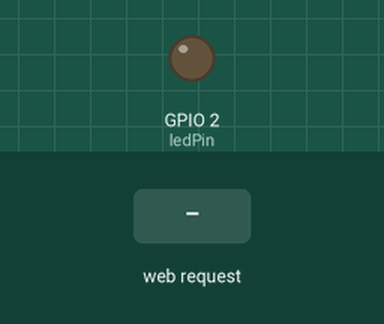
This sketch was run on a simulated ESP32-S3. On the bench: output pins drawn as LEDs (lit = HIGH). Inputs (shaded band) come from the test bench. WiFi joins after 1.5 s; servers stay silent unless stated; what the sketch prints to the serial monitor is not drawn.

Above: at 2.7 s.
2.8 s: HTTP request GET /toggle received
At 3.5 s:
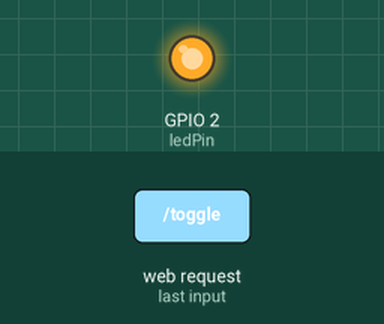
Timing chart, 0 to 5.8 s (numbered marks = the images above; inputs shaded):
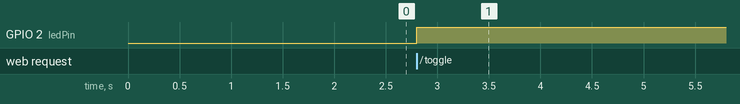

Measured:
- after the input at 2.8 s, GPIO 2 (ledPin): LOW → HIGH at once

The sketch:

sketch.ino
```cpp
#include <WiFi.h>
#include <WebServer.h>

// WiFi credentials - replace with your own
const char* ssid = "Wokwi-GUEST";
const char* password = "";

// LED Pin (built-in LED on ESP32-S3 DevKit)
const int ledPin = 2;  // GPIO2 is typically the built-in LED on ESP32-S3

// Create WebServer instance on port 80
WebServer server(80);

// LED state variable
bool ledState = false;

void setup() {
  // Initialize serial communication
  Serial.begin(115200);

  // Set LED pin as output
  pinMode(ledPin, OUTPUT);

  // Connect to WiFi
  WiFi.begin(ssid, password);
  while (WiFi.status() != WL_CONNECTED) {
    delay(500);
    Serial.print(".");
  }

  // Print local IP address
  Serial.println("");
  Serial.println("WiFi connected.");
  Serial.print("IP address: ");
  Serial.println(WiFi.localIP());

  // Define routes
  server.on("/", handleRoot);
  server.on("/toggle", handleToggle);

  // Start server
  server.begin();
  Serial.println("HTTP server started");
}

void loop() {
  // Handle client requests
  server.handleClient();
}

// Root handler - shows basic status page
void handleRoot() {
  String html = "<!DOCTYPE html>"
                "<html>"
                "<head><title>ESP32-S3 LED Control</title></head>"
                "<body>"
                "<h1>LED Control</h1>"
                "<p>Current LED State: " + String(ledState ? "ON" : "OFF") + "</p>"
                "<p><a href='/toggle'>Toggle LED</a></p>"
                "</body>"
                "</html>";

  server.send(200, "text/html", html);
}

// Toggle LED handler
void handleToggle() {
  // Toggle LED state
  ledState = !ledState;

  // Write the state to the LED pin
  digitalWrite(ledPin, ledState);

  // Prepare response
  String response = "LED is now " + String(ledState ? "ON" : "OFF");

  // Send response
  server.send(200, "text/plain", response);

  // Log to serial
  Serial.println(response);
}
```
